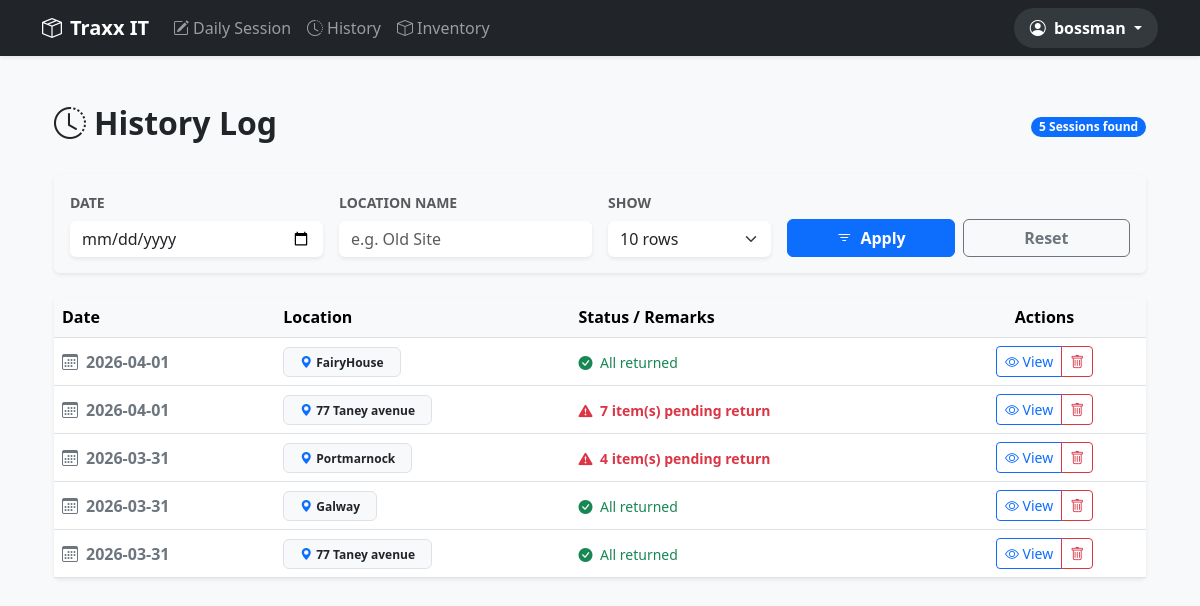
The page /history (signed in) on the database its author committed.
### models.py (models this page shows)
class User(db.Model):
    id = db.Column(db.Integer, primary_key=True)
    username = db.Column(db.String(80), unique=True, nullable=False)
    password = db.Column(db.String(120), nullable=False)
    role = db.Column(db.String(20), default='staff') # 'boss' or 'staff'
    display_name = db.Column(db.String(100), nullable=True)
    is_active = db.Column(db.Boolean, default=True)
    has_own_inventory = db.Column(db.Boolean, default=True)

class Place(db.Model):
    id = db.Column(db.Integer, primary_key=True)
    name = db.Column(db.String(100), nullable=False)
    is_active = db.Column(db.Boolean, default=True)

### app.py (the view)
@app.route('/history')
def history():
    if 'user_id' not in session: return redirect(url_for('login'))
    user = db.session.get(User, session['user_id'])
    page = request.args.get('page', 1, type=int)
    per_page = request.args.get('per_page', 10, type=int)
    f_date = request.args.get('filter_date', '')
    f_place = request.args.get('filter_place', '').strip()
    query = db.session.query(
        func.date(DayRecord.timestamp).label('day'),
        DayRecord.place_id,
        Place.name.label('place_name'),
        func.sum(case((db.and_(DayRecord.quantity_returned < DayRecord.quantity_out, DayRecord.is_sold == False), 1), else_=0)).label('unreturned_count')
    ).join(Place)
    if f_date:
        query = query.filter(func.date(DayRecord.timestamp) == f_date)
    if f_place:
        query = query.filter(Place.name.ilike(f"%{f_place}%"))
    pagination = query.group_by(func.date(DayRecord.timestamp), DayRecord.place_id)\
                      .order_by(desc('day'))\
                      .paginate(page=page, per_page=per_page)
    return render_template('history.html',
                           pagination=pagination,
                           f_date=f_date,
                           f_place=f_place,
                           per_page=per_page)

### app.py (called while the page is built)
@app.context_processor
def inject_user():
    if 'user_id' in session:
        user = User.query.get(session['user_id'])
        return dict(current_user=user)
    return dict(current_user=None)

@app.before_request
def check_user_exists():
    if 'user_id' in session:
        user = db.session.get(User, session['user_id'])
        if not user:
            session.clear()
            flash("Session expired or user deleted. Please log in again.", "warning")
            return redirect(url_for('login'))

### templates/history.html (shortened to what this page needs)
{% extends "base.html" %}
{% block content %}
<div class="container py-4">
    <div class="d-flex justify-content-between align-items-center mb-4">
        <h2 class="fw-bold"><i class="bi bi-clock-history me-2"></i>History Log</h2>
        <span class="badge bg-primary rounded-pill">{{ pagination.total }} Sessions found</span>
    </div>
    <div class="card shadow-sm border-0 mb-4 bg-light">
        <div class="card-body">
            <form method="GET" action="{{ url_for('history') }}" class="row g-3 align-items-end">
                <div class="col-md-3">
                    <label class="form-label small fw-bold text-muted text-uppercase">Date</label>
                    <input type="date" name="filter_date" class="form-control border-0 shadow-sm" value="{{ f_date }}">
                </div>
                <div class="col-md-3">
                    <label class="form-label small fw-bold text-muted text-uppercase">Location Name</label>
                    <input type="text" name="filter_place" class="form-control border-0 shadow-sm"
                        placeholder="e.g. Old Site" value="{{ f_place }}">
                </div>
                <div class="col-md-2">
                    <label class="form-label small fw-bold text-muted text-uppercase">Show</label>
                    <select name="per_page" class="form-select border-0 shadow-sm">
                        <option value="10" {{ 'selected' if per_page == 10 }}>10 rows</option>
                    </select>
                </div>
                <div class="col-md-4 d-flex gap-2">
                    <button type="submit" class="btn btn-primary w-100 fw-bold">
                        <i class="bi bi-filter me-1"></i> Apply
                    </button>
                    <a href="{{ url_for('history') }}" class="btn btn-outline-secondary w-100 fw-bold">
                        Reset
                    </a>
                </div>
            </form>
        </div>
    </div>
    <div class="card shadow-sm border-0">
        <div class="table-responsive">
            <table class="table table-hover align-middle mb-0">
                <thead class="table-light">
                    <tr>
                        <th>Date</th>
                        <th>Location</th>
                        <th>Status / Remarks</th>
                        <th class="text-center">Actions</th>
                    </tr>
                </thead>
                <tbody>
                    {% for s in pagination.items %}
                    <tr>
                        <td class="fw-bold text-secondary">
                            <i class="bi bi-calendar3 me-2"></i>{{ s.day }}
                        </td>
                        <td>
                            <span class="badge bg-light text-dark border px-3 py-2">
                                <i class="bi bi-geo-alt-fill me-1 text-primary"></i>{{ s.place_name }}
                            </span>
                        </td>
                        <td>
                            {% if s.unreturned_count > 0 %}
                                <span class="text-danger fw-bold small">
                                    <i class="bi bi-exclamation-triangle-fill me-1"></i>
                                    {{ s.unreturned_count }} item(s) pending return
                                </span>
                            {% else %}
                                <span class="text-success small">
                                    <i class="bi bi-check-circle-fill me-1"></i>
                                    All returned
                                </span>
                            {% endif %}
                        </td>
                        <td class="text-center">
                            <div class="btn-group">
                                <a href="{{ url_for('session_details', ts=s.day, place_id=s.place_id) }}"
                                   class="btn btn-sm btn-outline-primary">
                                    <i class="bi bi-eye"></i> View
                                </a>
                                <a href="{{ url_for('delete_session', ts=s.day, place_id=s.place_id) }}"
                                   class="btn btn-sm btn-outline-danger"
                                   onclick="return confirm('Delete this entire session?')">
                                    <i class="bi bi-trash"></i>
                                </a>
                            </div>
                        </td>
                    </tr>
                    {% endfor %}
                </tbody>
            </table>
        </div>
    </div>
</div>
{% endblock %}

### templates/base.html (shortened to what this page needs)
<!DOCTYPE html>
<html lang="en">
<head>
    <link href="https://cdn.jsdelivr.net/npm/bootstrap@5.3.0/dist/css/bootstrap.min.css" rel="stylesheet">
    <link rel="stylesheet" href="https://cdn.jsdelivr.net/npm/bootstrap-icons@1.11.0/font/bootstrap-icons.css">
</head>
<body class="bg-light">
    <nav class="navbar navbar-expand-lg navbar-dark bg-dark shadow-sm mb-4">
        <div class="container">
            <a class="navbar-brand fw-bold" href="{{ url_for('index') }}">
                <i class="bi bi-box-seam me-2"></i>Traxx IT
            </a>
            <div class="collapse navbar-collapse" id="navbarNav">
                <ul class="navbar-nav me-auto">
                    <li class="nav-item">
                        <a class="nav-link" href="{{ url_for('record') }}">
                            <i class="bi bi-pencil-square me-1"></i>Daily Session
                        </a>
                    </li>
                    <li class="nav-item">
                        <a class="nav-link" href="{{ url_for('history') }}">
                            <i class="bi bi-clock-history me-1"></i>History
                        </a>
                    </li>
                    <li class="nav-item">
                        <a class="nav-link" href="{{ url_for('inventory') }}">
                            <i class="bi bi-box me-1"></i>Inventory
                        </a>
                    </li>
                </ul>
                <ul class="navbar-nav ms-auto align-items-center">
                    {% if current_user %}
                    <li class="nav-item dropdown">
                        <a class="nav-link dropdown-toggle fw-bold text-white px-3 py-2 rounded-pill bg-secondary bg-opacity-25"
                           href="#" id="userDropdown" role="button" data-bs-toggle="dropdown" aria-expanded="false">
                            <i class="bi bi-person-circle me-1"></i>
                            {{ current_user.display_name or current_user.username }}
                        </a>
                    </li>
                    {% else %}
                    <li class="nav-item">
                        <a class="nav-link" href="{{ url_for('login') }}">Login</a>
                    </li>
                    {% endif %}
                </ul>
            </div>
        </div>
    </nav>
    <div class="container">
        {% block content %}{% endblock %}
    </div>
</body>
</html>

### rows shown on the page
User: display_name+username "bossman"
Place: day "2026-04-01", place_name "FairyHouse", shows "All returned"
Place: day "2026-04-01", place_name "77 Taney avenue", unreturned_count "7", day "2026-03-31", shows "All returned"
Place: day "2026-03-31", place_name "Portmarnock", unreturned_count "4"
Place: day "2026-03-31", place_name "Galway", shows "All returned"

### other values the page prints
{{ pagination.total }} "5"
